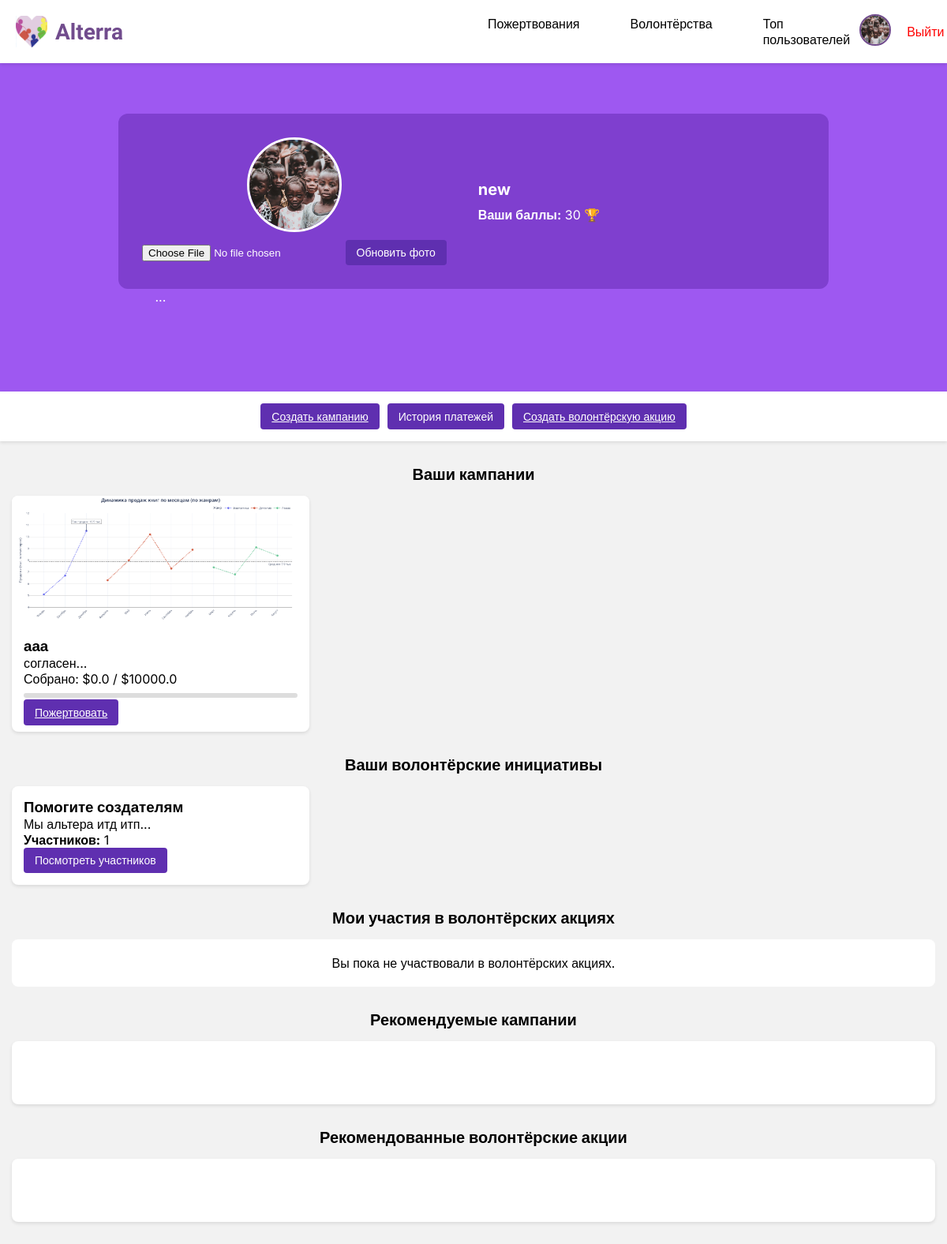
The app's page /profile (signed in) with its own data.
### tables this page shows
CREATE TABLE users (
            id INTEGER PRIMARY KEY AUTOINCREMENT,
            username TEXT NOT NULL UNIQUE,
            password TEXT NOT NULL
        , avatar TEXT, stripe_customer_id TEXT, email TEXT, points INTEGER DEFAULT 0, blocked INTEGER DEFAULT 0);

CREATE TABLE campaigns (
    id INTEGER PRIMARY KEY AUTOINCREMENT,
    title TEXT NOT NULL,
    description TEXT NOT NULL,
    image_url TEXT,
    goal REAL NOT NULL,
    collected REAL NOT NULL DEFAULT 0,
    days_left INTEGER NOT NULL
, user_id INTEGER, payment_details TEXT, is_completed BOOLEAN DEFAULT 0, completed_at DATETIME);

CREATE TABLE volunteering_opportunities (
            id INTEGER PRIMARY KEY AUTOINCREMENT,
            title TEXT NOT NULL,
            description TEXT NOT NULL,
            date TEXT NOT NULL,
            image_url TEXT NOT NULL,
            button_text TEXT NOT NULL
        , user_id INTEGER, status TEXT DEFAULT 'active');

### app.py (the view)
@app.route('/profile')
def profile():
    if not session.get('user_id'):
        flash('Сначала войдите в систему!', 'danger')
        return redirect(url_for('login'))
    conn = get_db_connection()
    user_id = session['user_id']
    user = conn.execute("SELECT * FROM users WHERE id = ?", (user_id,)).fetchone()
    if 'csrf_token' not in session:
        session['csrf_token'] = secrets.token_hex(16)
    campaigns = conn.execute(
        "SELECT * FROM campaigns WHERE user_id = ?", (user_id,)
    ).fetchall()
    user_opportunities = conn.execute(
        """SELECT v.*,
        (SELECT COUNT(*) FROM volunteer_participants WHERE opportunity_id = v.id) AS participant_count
        FROM volunteering_opportunities v WHERE v.user_id = ?""",
        (user_id,)
    ).fetchall()
    user_opportunities = [dict(row) for row in user_opportunities]
    for opportunity in user_opportunities:
        participants = conn.execute("""
            SELECT u.id AS user_id, u.username, vp.status
            FROM volunteer_participants vp
            JOIN users u ON vp.user_id = u.id
            WHERE vp.opportunity_id = ?
        """, (opportunity['id'],)).fetchall()
        opportunity['participants'] = [dict(participant) for participant in participants] if participants else []
    participated_campaigns = conn.execute("""
        SELECT c.* FROM donations d
        JOIN campaigns c ON d.campaign_id = c.id
        WHERE d.user_id = ?
        GROUP BY c.id
    """, (user_id,)).fetchall()
    participated_opportunities = conn.execute("""
        SELECT DISTINCT v.*
        FROM volunteer_participants vp
        JOIN volunteering_opportunities v ON vp.opportunity_id = v.id
        WHERE vp.user_id = ? AND vp.status = 'confirmed'
    """, (user_id,)).fetchall()
    volunteer_initiatives = conn.execute(
        """SELECT v.*,
        (SELECT COUNT(*) FROM volunteer_participants WHERE opportunity_id = v.id) AS participant_count
        FROM volunteering_opportunities v WHERE v.user_id = ?""",
        (user_id,)
    ).fetchall()
    volunteer_initiatives = [dict(row) for row in volunteer_initiatives]
    donations = conn.execute("""
        SELECT d.amount, d.message, d.created_at, c.title
        FROM donations d
        JOIN campaigns c ON d.campaign_id = c.id
        WHERE d.user_id = ?
        ORDER BY d.created_at DESC
    """, (user_id,)).fetchall()
    conn.close()
    return render_template(
        'profile.html',
        user=user,
        campaigns=campaigns,
        user_opportunities=user_opportunities,
        volunteer_initiatives=volunteer_initiatives,
        participated_campaigns=participated_campaigns,  # ✅ Добавили кампании, где user участвует
        participated_opportunities=participated_opportunities,  # ✅ Добавили акции, где user участвует
        donations = donations,
        csrf_token=session['csrf_token']
    )

### app.py (called while the page is built)
def get_db_connection():
    conn = sqlite3.connect(DATABASE)
    conn.row_factory = sqlite3.Row
    return conn

### templates/profile.html (shortened to what this page needs)
<!DOCTYPE html>
<html lang="ru">
<head>
    <link rel="stylesheet" href="/static/css/profile.css">
</head>
<body>
    {% include 'header.html' %}
            <div class="user-profile">
                {% if session.get('user_id') %}
                    <a href="{{ url_for('profile') }}">
                    </a>
                    <a href="{{ url_for('logout') }}" class="logout-link">Выйти</a>
                {% else %}
                    <a href="{{ url_for('login') }}">
                        <img src="/static/images/user.png" alt="Гость" class="user-avatar">
                    </a>
                {% endif %}
            </div>
    <div class="profile-container">
        <div class="profile-header-row">
            <div class="profile-avatar-container">
                <img src="{{ user.avatar if user.avatar else '/static/images/default_avatar.png' }}"
                     class="profile-avatar"
                     alt="Аватар">
                <form action="{{ url_for('update_avatar') }}" method="POST" enctype="multipart/form-data">
                    <input type="file" name="avatar" accept=".png, .jpg, .jpeg, .gif" required>
                    <button type="submit" class="btn">Обновить фото</button>
                </form>
            </div>
            <div class="profile-info">
                <p class="username"><strong>{{ user.username }}</strong></p>
                <p><strong>Ваши баллы:</strong> {{ user.points if user.points else 0 }} 🏆</p>
            </div>
        </div>
        {% if campaigns %}
            <div class="campaign-container">
                ...
            </div>
        {% else %}
            <p>Вы ещё не создали ни одной кампании.</p>
        {% endif %}
    </div>
    <div class="profile-actions">
        <a href="{{ url_for('create_campaign') }}" class="btn">Создать кампанию</a>
        <button class="btn" onclick="openPaymentsModal()">История платежей</button>
        <a href="{{ url_for('create_volunteering') }}" class="btn create-btn">Создать волонтёрскую акцию</a>
    </div>
    <h2>Ваши кампании</h2>
    {% if campaigns %}
        <div class="campaign-container">
            {% for campaign in campaigns %}
            <div class="campaign-card">
                <img src="{{ campaign.image_url }}" alt="{{ campaign.title }}" class="campaign-image">
                <div class="campaign-content">
                    <h3>{{ campaign.title }}</h3>
                    <p>{{ campaign.description[:100] }}...</p>
                    <p>Собрано: ${{ campaign.collected }} / ${{ campaign.goal }}</p>
                    <div class="progress-bar">
                    </div>
                    <a href="{{ url_for('donate', campaign_id=campaign['id']) }}" class="btn">Пожертвовать</a>
                </div>
            </div>
            {% endfor %}
        </div>
    {% else %}
        <div class="no-campaigns">
            <p>Вы ещё не создали ни одной кампании.</p>
        </div>
    {% endif %}
    <h2>Ваши волонтёрские инициативы</h2>
    {% if volunteer_initiatives %}
        <div class="volunteer-grid">
            {% for initiative in volunteer_initiatives %}
            <div class="volunteer-card">
                <div class="volunteer-content">
                    <h3>{{ initiative.title }}</h3>
                    <p>{{ initiative.description[:120] }}...</p>
                    <p><strong>Участников:</strong> {{ initiative.participant_count }}</p>
                    <button class="btn view-participants" onclick="openParticipantsModal({{ initiative.id }})">
                        Посмотреть участников
                    </button>
                </div>
            </div>
            {% endfor %}
        </div>
    {% else %}
        <div class="no-volunteer-projects">
            <p>Вы ещё не создали ни одной волонтёрской инициативы.</p>
        </div>
    {% endif %}
    <h2>Мои участия в волонтёрских акциях</h2>
    {% if participated_opportunities %}
        <div class="volunteering-block">
            {% for opportunity in participated_opportunities %}
            <div class="volunteer-card">
                <div class="volunteer-header">
                    <h3>{{ opportunity.title }}</h3>
                    <p class="volunteer-date"><strong>Дата:</strong> {{ opportunity.date }}</p>
                </div>
                <p style="padding: 0 15px 15px;">{{ opportunity.description }}</p>
            </div>
            {% endfor %}
        </div>
    {% else %}
        <div class="no-opportunities">
            <p>Вы пока не участвовали в волонтёрских акциях.</p>
        </div>
    {% endif %}
    <h2>Рекомендуемые кампании</h2>
    <div id="recommended-campaigns">
    </div>
    <h2>Рекомендованные волонтёрские акции</h2>
    <div id="recommended-volunteering">
    </div>
</body>
</html>

### static/css/profile.css (style rules this page uses)
body { margin: 0; font-family: "Inter", sans-serif; background-color: #f2f2f2; }
.btn { cursor: pointer; background-color: #5f2fb0; color: #fff; border: none; padding: 8px 14px; border-radius: 4px; font-size: 14px; transition: background-color 0.3s ease; }
.profile-container { background-color: #9E58F1; padding: 100px 0; color: #fff; text-align: center; }
.profile-header-row { max-width: 900px; margin: 0 auto; display: flex; align-items: center; justify-content: space-around; gap: 20px; background: #7F3FCF; border-radius: 12px; padding: 30px; }
.profile-avatar-container { display: flex; flex-direction: column; align-items: center; margin-right: 20px; }
.profile-avatar { width: 120px; height: 120px; object-fit: cover; border-radius: 50%; border: 3px solid #fff; margin-bottom: 10px; }
.profile-info { flex: 1; text-align: left; }
.username { font-size: 20px; margin-bottom: 10px; }
.profile-actions { display: flex; flex-wrap: wrap; gap: 10px; justify-content: center; background-color: #fff; padding: 15px 10px; margin-top: -20px; box-shadow: 0 2px 4px rgba(0,0,0,0.1); }
h2 { margin: 30px 0 15px; font-size: 20px; text-align: center; }
.campaign-container { display: grid; grid-template-columns: repeat(auto-fill, minmax(280px, 1fr)); gap: 20px; padding: 0 15px; margin-bottom: 30px; }
.campaign-card { background-color: #fff; border-radius: 8px; overflow: hidden; box-shadow: 0 2px 4px rgba(0,0,0,0.1); }
.campaign-image { width: 100%; height: 160px; object-fit: cover; }
.campaign-content { padding: 15px; }
.progress-bar { background-color: #ddd; height: 6px; border-radius: 3px; margin: 8px 0; overflow: hidden; }
.no-campaigns, .no-volunteer-projects, .no-opportunities { background-color: #fff; margin: 0 15px 30px; padding: 20px; text-align: center; border-radius: 8px; }
.volunteer-grid { display: grid; grid-template-columns: repeat(auto-fill, minmax(280px, 1fr)); gap: 20px; padding: 0 15px; margin-bottom: 30px; }
.volunteer-card { background-color: #fff; border-radius: 8px; overflow: hidden; box-shadow: 0 2px 4px rgba(0,0,0,0.1); }
.volunteer-content { padding: 15px; }
#recommended-campaigns, #recommended-volunteering { margin: 0 15px 30px; background-color: #fff; border-radius: 8px; padding: 20px; min-height: 80px; box-shadow: 0 2px 4px rgba(0,0,0,0.1); }
.user-profile { display: flex; align-items: center; gap: 10px; }
.logout-link { color: red; text-decoration: none; margin-left: 10px; }
.user-profile { display: flex; align-items: center; }

### templates/header.html (style rules this page uses)
.user-profile { display: flex; align-items: center; gap: 10px; }
.logout-link { color: red; text-decoration: none; }
* { margin: 0; padding: 0; box-sizing: border-box; }

### records on screen
users: username "new", points "30"
campaigns: image_url (picture), title "ааа", description "согласен", collected "0.0", goal "10000.0"
volunteering_opportunities: title "Помогите создателям", description "Мы альтера итд итп", participant_count "1"
